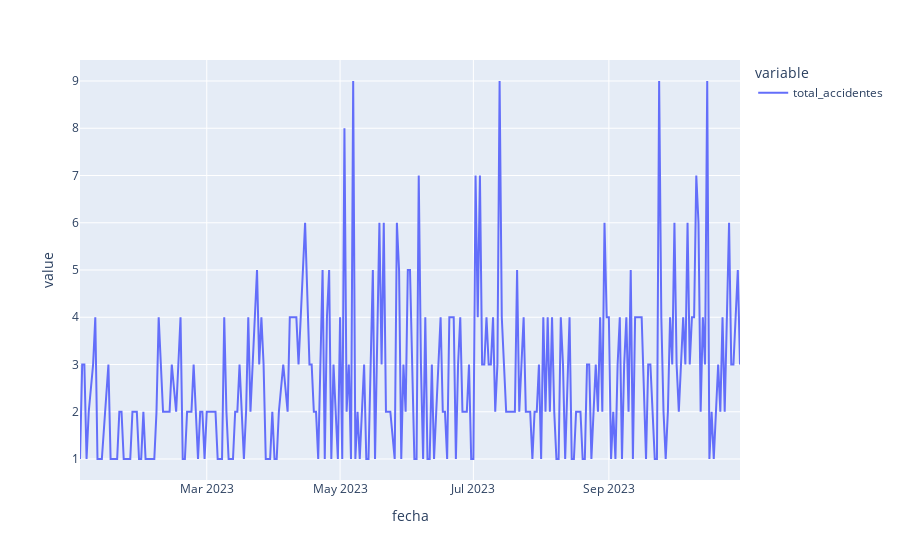

Notebook code cell kept with this figure:
### Code cell
# Conteos total accidentes

accidentes = pd.DataFrame(bicis.groupby('fecha').size())
accidentes.columns = ['total_accidentes']

px.line(accidentes['total_accidentes'])

### Figure 1 — Plotly figure (JSON) as saved in the notebook; plotly's stock layout.template omitted (floating-point values rounded to 4 significant figures; data arrays with more than 128 entries replaced by an {"elided": "..."} marker saying what was removed)
{"data": [{"hovertemplate": "variable=total_accidentes<br>fecha=%{x}<br>value=%{y}<extra></extra>", "legendgroup": "total_accidentes", "line": {"color": "#636efa", "dash": "solid"}, "marker": {"symbol": "circle"}, "mode": "lines", "name": "total_accidentes", "orientation": "v", "showlegend": true, "type": "scatter", "x": {"elided": "274 str values"}, "xaxis": "x", "y": {"elided": "274 int values"}, "yaxis": "y"}], "layout": {"legend": {"title": {"text": "variable"}, "tracegroupgap": 0}, "margin": {"t": 60}, "xaxis": {"anchor": "y", "domain": [0, 1], "title": {"text": "fecha"}}, "yaxis": {"anchor": "x", "domain": [0, 1], "title": {"text": "value"}}}}
